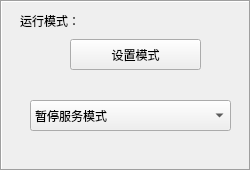
   <widget class="QFrame" name="frame_12">
    <property name="geometry">
     <rect>
      <x>620</x>
      <y>170</y>
      <width>251</width>
      <height>171</height>
     </rect>
    </property>
    <property name="sizePolicy">
     <sizepolicy hsizetype="Expanding" vsizetype="Expanding">
      <horstretch>0</horstretch>
      <verstretch>0</verstretch>
     </sizepolicy>
    </property>
    <property name="frameShape">
     <enum>QFrame::Box</enum>
    </property>
    <property name="frameShadow">
     <enum>QFrame::Sunken</enum>
    </property>
    <widget class="QPushButton" name="setModeBtn">
     <property name="geometry">
      <rect>
       <x>70</x>
       <y>39</y>
       <width>131</width>
       <height>31</height>
      </rect>
     </property>
     <property name="sizePolicy">
      <sizepolicy hsizetype="Expanding" vsizetype="Expanding">
       <horstretch>0</horstretch>
       <verstretch>0</verstretch>
      </sizepolicy>
     </property>
     <property name="text">
      <string>设置模式</string>
     </property>
    </widget>
    <widget class="QLabel" name="label_23">
     <property name="geometry">
      <rect>
       <x>20</x>
       <y>10</y>
       <width>61</width>
       <height>21</height>
      </rect>
     </property>
     <property name="sizePolicy">
      <sizepolicy hsizetype="Expanding" vsizetype="Expanding">
       <horstretch>0</horstretch>
       <verstretch>0</verstretch>
      </sizepolicy>
     </property>
     <property name="text">
      <string>运行模式：</string>
     </property>
    </widget>
    <widget class="QComboBox" name="runModeCB">
     <property name="geometry">
      <rect>
       <x>30</x>
       <y>100</y>
       <width>201</width>
       <height>31</height>
      </rect>
     </property>
     <property name="sizePolicy">
      <sizepolicy hsizetype="Expanding" vsizetype="Expanding">
       <horstretch>0</horstretch>
       <verstretch>0</verstretch>
      </sizepolicy>
     </property>
     <item>
      <property name="text">
       <string>暂停服务模式</string>
      </property>
     </item>
     <item>
      <property name="text">
       <string>双门双向受控模式</string>
      </property>
     </item>
     <item>
      <property name="text">
       <string>维护模式</string>
      </property>
     </item>
     <item>
      <property name="text">
       <string>软件紧急模式</string>
      </property>
     </item>
     <item>
      <property name="text">
       <string>受控进站模式</string>
      </property>
     </item>
     <item>
      <property name="text">
       <string>受控出站模式</string>
      </property>
     </item>
     <item>
      <property name="text">
       <string>受控进站 / 免费出站模式</string>
      </property>
     </item>
     <item>
      <property name="text">
       <string>免费进站 / 受控出站模式</string>
      </property>
     </item>
     <item>
      <property name="text">
       <string>免费进站模式</string>
      </property>
     </item>
     <item>
      <property name="text">
       <string>免费出站模式</string>
      </property>
     </item>
     <item>
      <property name="text">
       <string> 双向免费模式</string>
      </property>
     </item>
    </widget>
   </widget>
